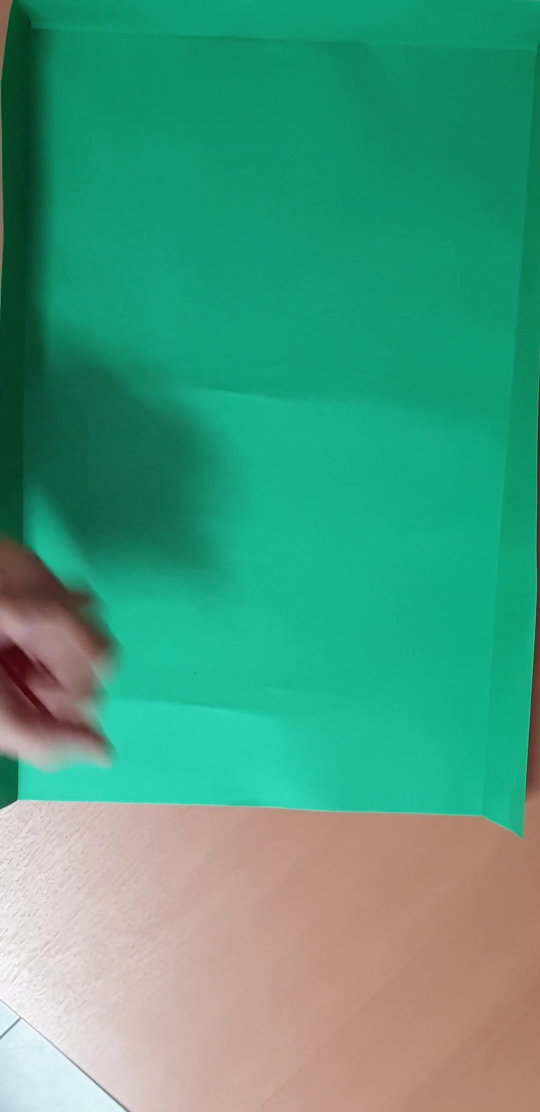
#> input picture frame 14 of Final/tirada_2.mp4, 1080 x 2224 px (shown at 1/2 size)
$ python leer_video.py
#> lines starting #> are read from the running program, lines starting #| are printed output that depends on the picture
import numpy as np
import cv2

# --- Leer un video ------------------------------------------------
cap = cv2.VideoCapture('tirada_2.mp4')
width = int(cap.get(cv2.CAP_PROP_FRAME_WIDTH))
height = int(cap.get(cv2.CAP_PROP_FRAME_HEIGHT))
fps = int(cap.get(cv2.CAP_PROP_FPS))
n_frames = int(cap.get(cv2.CAP_PROP_FRAME_COUNT))

while (cap.isOpened()):
    ret, frame = cap.read()
#> frame is the input picture: shape (2224, 1080, 3); mean B, G, R 127.1, 155.3, 72.1
    if ret==True:
        frame = cv2.resize(frame, dsize=(int(width/3), int(height/3)))
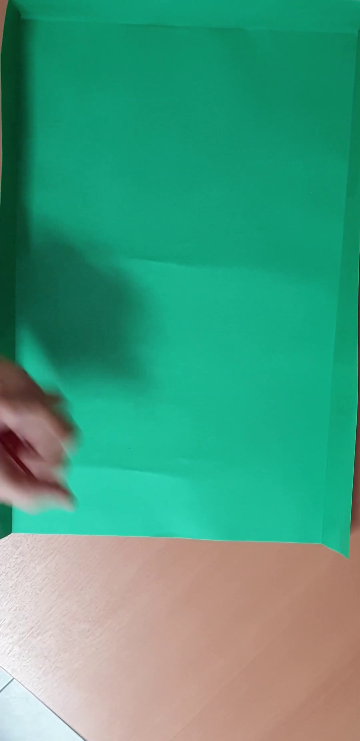
#> frame: shape (741, 360, 3); mean B, G, R 127, 155.3, 72
        cv2.imshow('Frame',frame)
        if cv2.waitKey(25) & 0xFF == ord('q'):
#> (key q is pressed here)
            break
    else:
        break
cap.release()
cv2.destroyAllWindows()

$ run again, starting later in the video
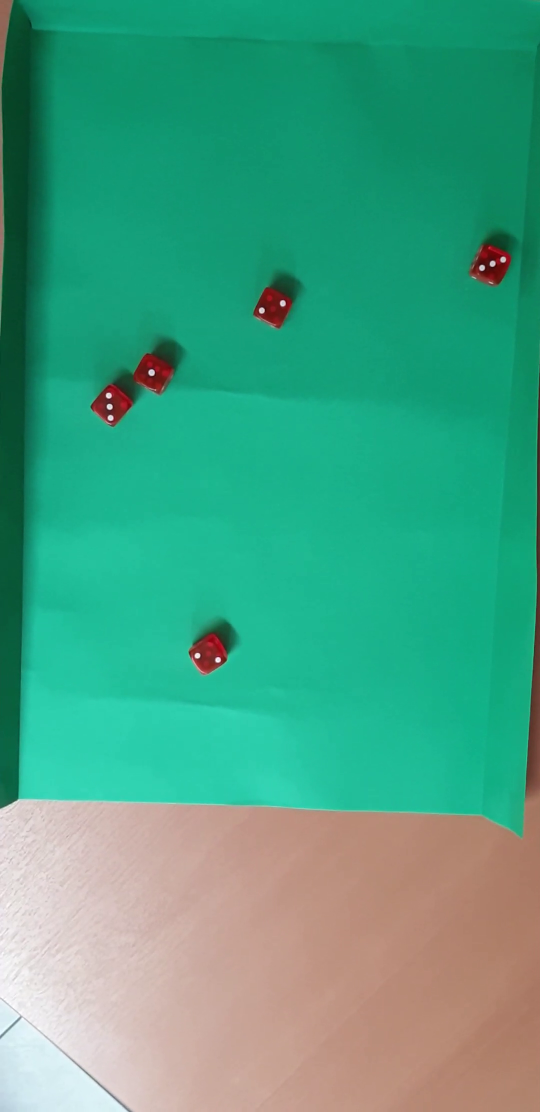
#> input picture frame 65 of Final/tirada_2.mp4, 1080 x 2224 px (shown at 1/2 size)
#> frame is the input picture: shape (2224, 1080, 3); mean B, G, R 131, 161, 71.6
#> `frame = cv2.resize(frame, dsize=(int(width/3), int(height/3)))`:
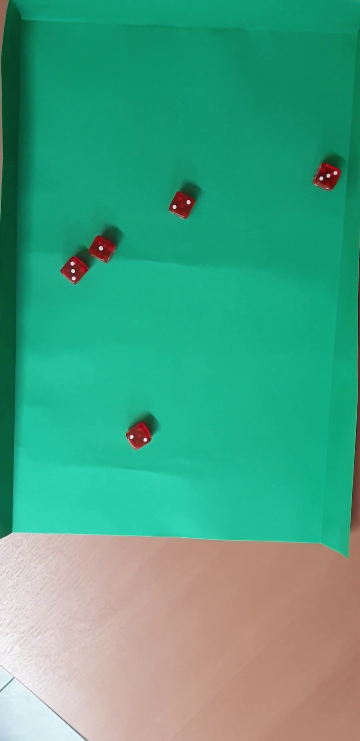
#> frame: shape (741, 360, 3); mean B, G, R 131, 161, 71.6

$ run again, starting later in the video
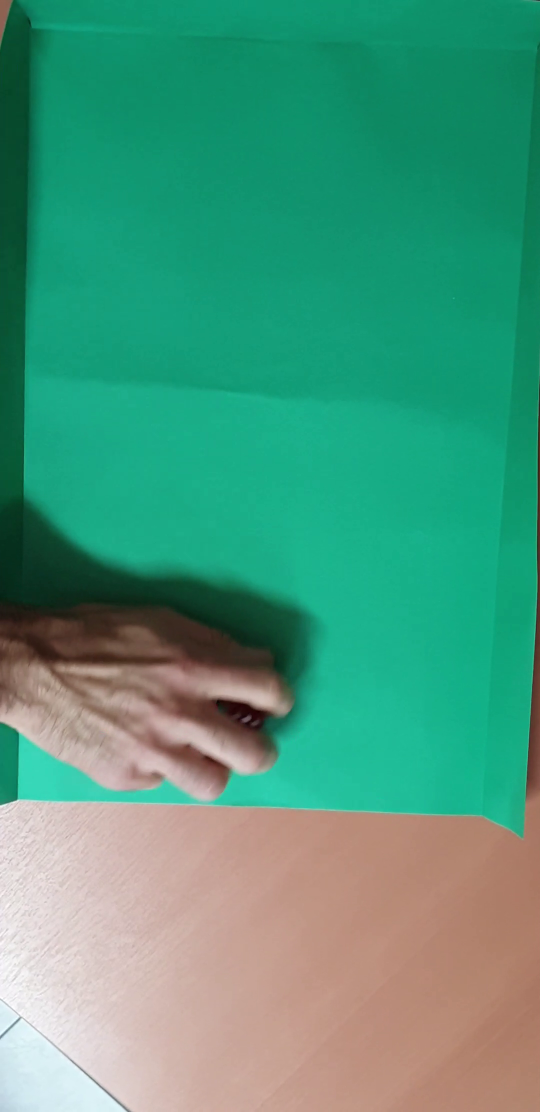
#> input picture frame 116 of Final/tirada_2.mp4, 1080 x 2224 px (shown at 1/2 size)
#> frame is the input picture: shape (2224, 1080, 3); mean B, G, R 124.4, 152.2, 76.6
#> `frame = cv2.resize(frame, dsize=(int(width/3), int(height/3)))`:
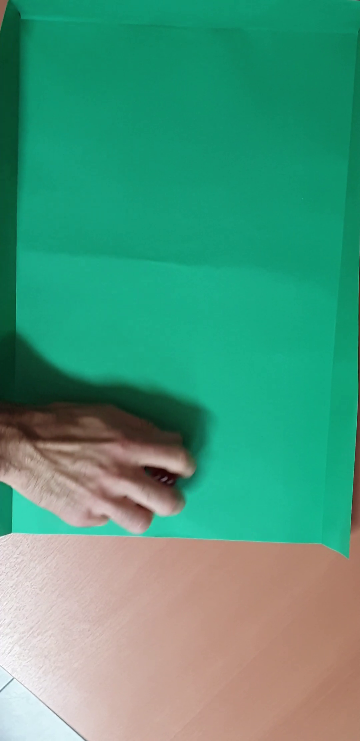
#> frame: shape (741, 360, 3); mean B, G, R 124.4, 152.2, 76.5
